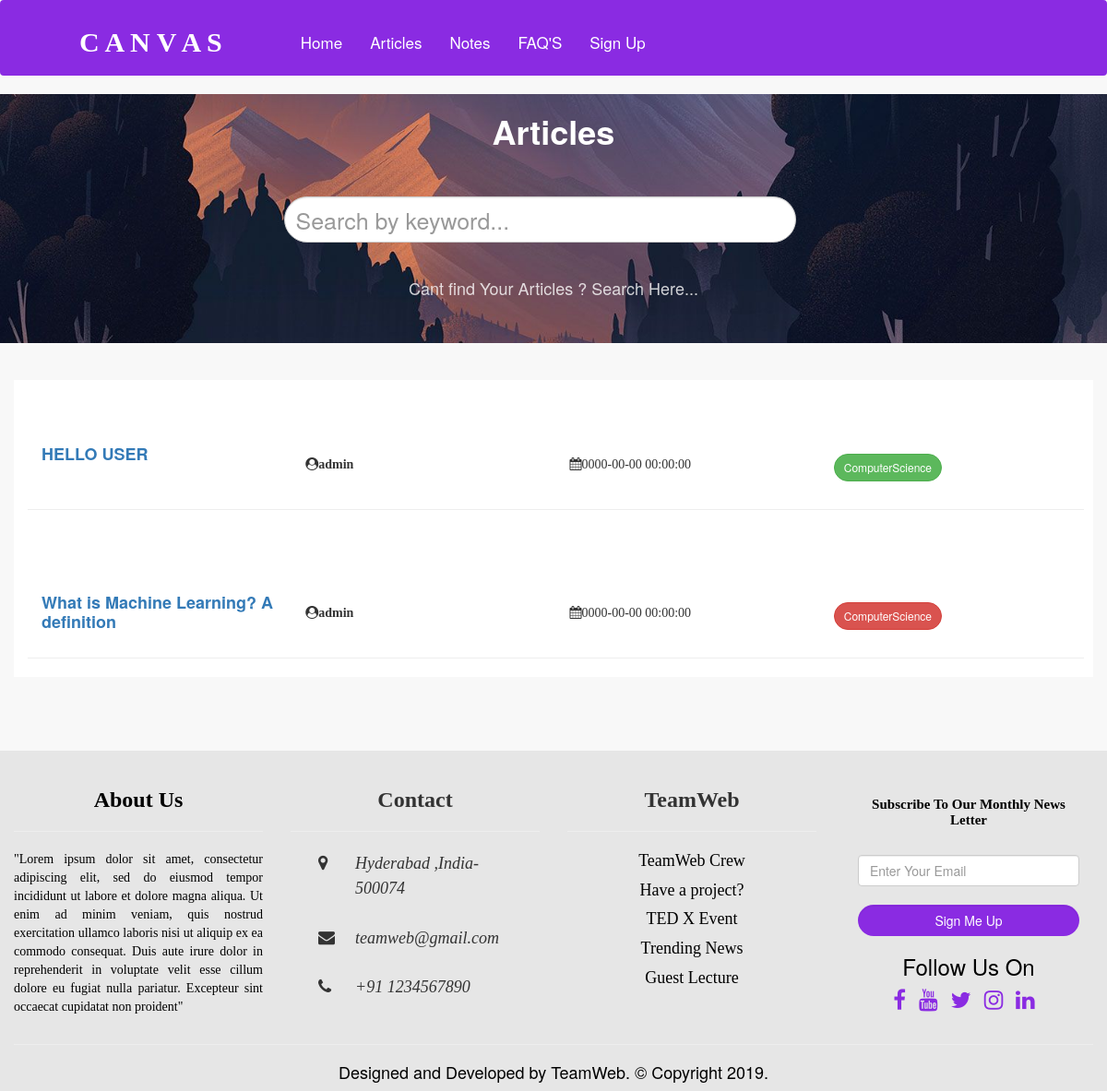
The app's page /article.php with its own data.
### tables this page shows
CREATE TABLE `articles` (
  `aid` int(11) NOT NULL,
  `posted` varchar(45) NOT NULL,
  `head` varchar(100) NOT NULL,
  `description` text NOT NULL,
  `uid` int(11) NOT NULL,
  `category` varchar(56) NOT NULL,
  `articleimg` varchar(400) NOT NULL,
  `date` datetime NOT NULL DEFAULT CURRENT_TIMESTAMP
);

### article.php (the view, shortened to what this page needs)
<?php
$con=mysqli_connect('localhost','root','','uploadf');
include 'header.php'
?>
<head>
</head>
<body style="background-color:#f8f8f8">
	<?php
	$qu="SELECT * FROM articles";
	$fire=mysqli_query($con,$qu);
	?>
	<div class="container-fluid article_img " >
		<h1 class="text-center" style="color:#FFF"><strong><?php $t=isset($_GET['keyword'])?'Showing Results For  "'.$_GET['keyword'].'"':'Articles';
		echo $t;?></strong></h1>
		<br>
		<br>
		<form class="form-vertical col-lg-6 " action="article.php" method="GET">
			<input type="text" class="form-control keyword col-lg-offset-6" name="keyword" style="height:50px; font-size:25px ;" placeholder="Search by keyword..." required align="center">
		</form>
		<br><br>
		<br>
		<br>
		<h4 style="color:#FFFF; opacity:0.8" class="text-center">Cant find Your Articles ? Search Here... </h4>
		<br>
		<br>
	</div>
	<br>
<br>
<?php
	$arr=array('btn-success','btn-danger','btn-primary','btn-info' ,'btn-warning');
	$i=0;
?>
<?php
	if(!isset($_GET['keyword']))
	{
	foreach($fire as $row )
	{
		$i++;
		?>
		<div class="container x"style="background-color:white ">
			<br>
			<article class="">
				<br><br>
				<div class="col-lg-3 col-sm-12"><a href="db.php?val=<?php echo $row['aid'];?>" style="text-decoration: none;"><h4><strong><?php echo $row['head'];?></strong></h4></a></div>
				<br>
				<div class="col-lg-3 col-sm-4"><i class="fa fa-user-circle g" aria-hidden="true"><strong><?php echo $row['posted'];?></strong></i></div>
				<div class="col-lg-3 col-sm-4"><strong><i class="fa fa-calendar" aria-hidden="true"><?php echo $row['date'];?></i></strong></div>
				<div class="col-lg-3 col-sm-4"><input type="submit"  class="btn btn-sm <?php echo $arr[$i-1] ;?> ff" value="<?php	echo $row['category'];?>"></div>
				<br><br>
				<hr>
			</article>
		</div>
	<?php
	}
	}
?>
<br><br><br><br>
<?php
	include 'footer.php';
?>
</body>
</html>

### header.php (style rules this page uses)
.x { transition: transform .2s; }
.article_img { background-image:url(images/articlebg.jpg); background-size:cover; background-position:center; }
.keyword { border-radius:40px; }

### article.php (style rules this page uses)
.ff { border-radius: 20px; }
.x { padding-right: 10px; }
.article_img { background-image: url("images/articlebg1.jpg"); background-size: cover; background-position: center; }
.x { transition: transform .2s; }

### records on screen
articles: head "HELLO USER", posted "admin", date "0000-00-00 00:00:00", category "ComputerScience"
articles: head "What is Machine Learning? A definition", posted "admin", date "0000-00-00 00:00:00", category "ComputerScience"

### other values on screen
$t "Articles"
